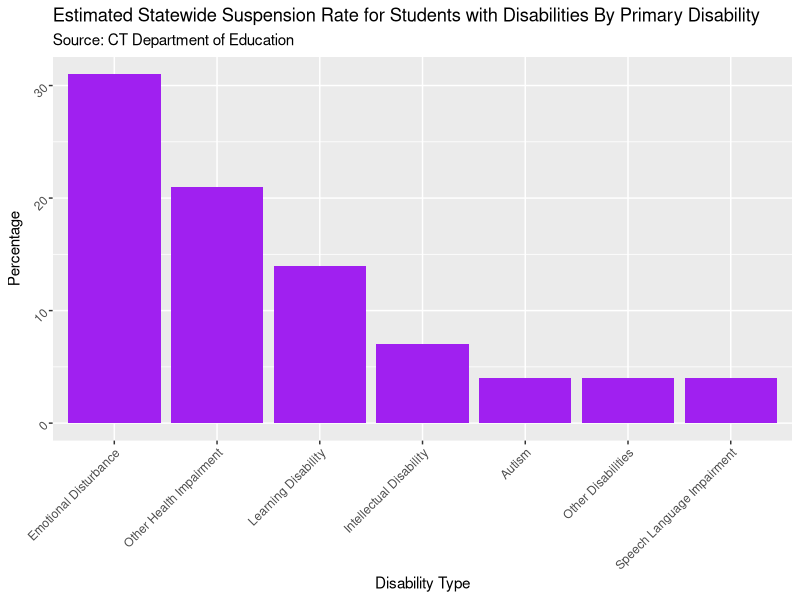

Write R code to recreate this figure.
library(tidyr)
library(dplyr)
library(ggplot2)

disability <- read.csv("disability-17-18.csv", header = T)


chart_1 <- disability %>% 
  ggplot()+
  geom_col(stat= "identity",mapping = aes(x=reorder(Primary.Disability, -Suspension.Rate), y=Suspension.Rate), fill="purple")+
  labs(y = "Percentage")+
  labs(x = "Disability Type")+
  theme(axis.text.x = element_text(angle = 45, hjust = 1))+
  theme(axis.text.y = element_text(angle = 45, hjust = 1))+
  labs(title = "Estimated Statewide Suspension Rate for Students with Disabilities By Primary Disability",
       subtitle = "Source: CT Department of Education")

chart_1